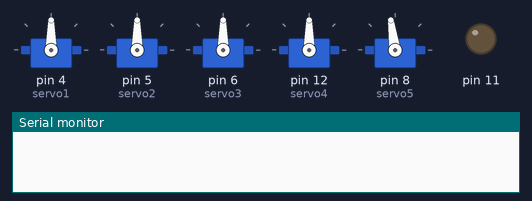
Recording of a program running on a simulated Arduino Uno, built with avr-gcc and run on an emulated ATmega328P. Parts: 5 × servo, output pins drawn as LEDs (lit = HIGH), the last lines printed to the serial monitor. Pins used as bus, display or sensor lines are not drawn.

Above: at 0.1 s.
At 2.6 s:
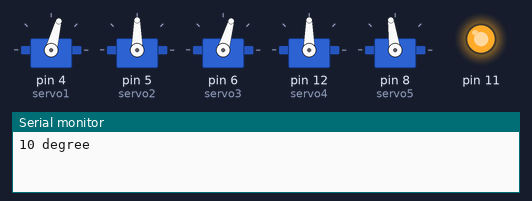
At 3.1 s:
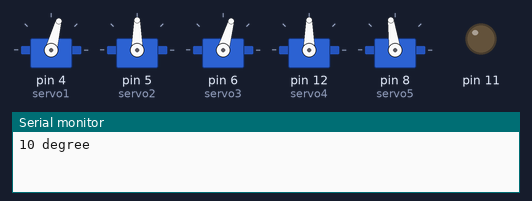
Timing chart, 0 to 4.6 s (numbered marks = the images above):
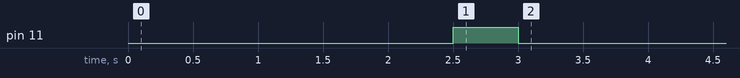

The program:

main.cpp
```cpp
#include <Arduino.h>
#include <Servo.h>

Servo servo1;//サーボ1のインスタンス
Servo servo2;//サーボ2のインスタンス
Servo servo3;//サーボ3のインスタンス
Servo servo4;//サーボ4のインスタンス
Servo servo5;//サーボ5のインスタンス
Servo servo6;//サーボ6のインスタンス


//サーボ1の初期位置
const int s1_init = 90;
const int s2_init = 90;
const int s3_init = 90;
const int s4_init = 90;
const int s5_init = 90;
const int s6_init = 90;

void setup(){

  pinMode(11, OUTPUT);
  pinMode(12, OUTPUT);

  Serial.begin(115200);

  //サーボ1の信号線を３番ピンに接続
  //（PWMピン以外のピンにも接続可）
  servo1.attach(4);
  servo2.attach(5);
  servo3.attach(6);
  servo4.attach(12);
  servo5.attach(8);
  //servo6.attach(12);

  //初期位置に移動
  servo1.write(s1_init);
  servo2.write(s2_init);

  servo3.write(s3_init);
  //servo4.write(-20+s4_init);

  servo5.write(8+s5_init);

  delay(1000);

  //サーボ出力
  //+で反時計周り
  servo1.write(-15+s1_init);
  servo3.write(-16+s3_init);
  Serial.print("10 degree\n");
  delay(1000);

  //servo5.write(5+s5_init);
  delay(500);

  digitalWrite(11, HIGH);
  digitalWrite(12, LOW);
  delay(500);

  digitalWrite(11, LOW);
  digitalWrite(12, HIGH);


}


void loop(){

/*
  //初期位置
  servo5.write(s5_init);
  //servo6.write(s6_init);
  //servo2.write(s2_init);
  delay(1000);

    //サーボ出力
  //+で反時計周り
  servo5.write(5+s5_init);
  //servo6.write(-10+s6_init);
  Serial.print("10 degree\n");
  delay(1000);

*/


}
```
